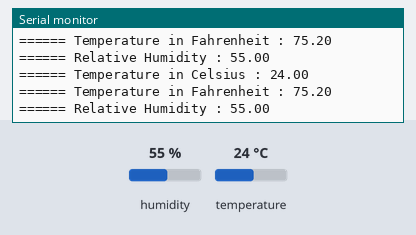
Bench run of a sketch on a simulated Arduino Uno, built with avr-gcc and run on an emulated ATmega328P. On the bench: the last lines printed to the serial monitor. Wiring (inferred from the names in the program): SHT3x sensor at I2C address 0x44. The inputs (shaded band) are chosen by the test bench; at power-on: humidity 55 %, temperature 24 °C.

Above: at 2.3 s.
2.4 s: humidity set to 22 %
At 3.5 s:
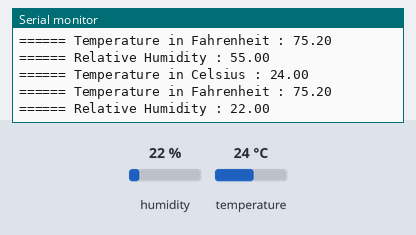
3.9 s: temperature set to 12 °C
At 5.2 s:
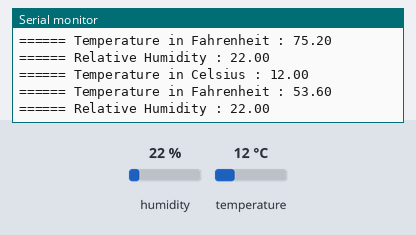
5.4 s: humidity set to 40 %
At 6.2 s:
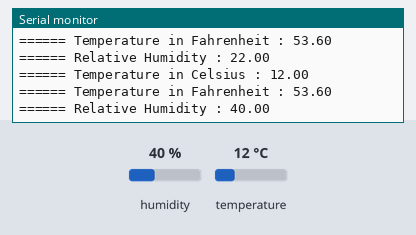
Timing chart, 0 to 8.4 s (numbered marks = the images above; inputs shaded):
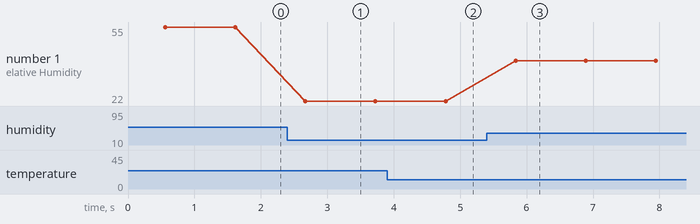

Measured:
- after the input at 2.4 s, the serial monitor: prints a new line after 0.27 s (image 1)
- after the input at 3.9 s, the serial monitor: prints a new line after 0.87 s (image 2)
- after the input at 5.4 s, the serial monitor: prints a new line after 0.44 s (image 3)
- plotted number 1: 55 → 22 after the input at 2.4 s, 22 → 40 after the input at 5.4 s

The sketch:

test_sht30.ino
```cpp
#include "SHT3X.h"

SHT3X objSHT30(0x44);

void setup()
{
  Serial.begin(115200);
}

void loop()
{
  if(objSHT30.get()==0)
  {
    Serial.print("====== Temperature in Celsius : ");
    Serial.println(objSHT30.cTemp);
    Serial.print("====== Temperature in Fahrenheit : ");
    Serial.println(objSHT30.fTemp);
    Serial.print("====== Relative Humidity : ");
    Serial.println(objSHT30.humidity);
    Serial.println();
  }
  else
  {
    Serial.println("Error!");
  }
  delay(500);
}
```

SHT3X.cpp
```cpp
#include "SHT3X.h"

SHT3X::SHT3X(uint8_t address)
{
	Wire.begin();
	_address=address;
}

byte SHT3X::get()
{
	unsigned int data[6];
	// Start I2C Transmission
	Wire.beginTransmission(_address);
	// Send measurement command
	Wire.write(0x2C);
	Wire.write(0x06);
	// Stop I2C transmission
	if (Wire.endTransmission()!=0)
		return 1;
	delay(500);
	// Request 6 bytes of data
	Wire.requestFrom(_address, 6);
	// Read 6 bytes of data
	// cTemp msb, cTemp lsb, cTemp crc, humidity msb, humidity lsb, humidity crc
	for (int i=0;i<6;i++)
	{
    data[i]=Wire.read();
	};
	delay(50);
	if (Wire.available()!=0)
		return 2;

	// Convert the data
	cTemp = ((((data[0] * 256.0) + data[1]) * 175) / 65535.0) - 45;
	fTemp = (cTemp * 1.8) + 32;
	humidity = ((((data[3] * 256.0) + data[4]) * 100) / 65535.0);
	return 0;
}
```

SHT3X.h
```cpp
#ifndef __SHT3X_H
#define __SHT3X_H

#if ARDUINO >= 100
 #include "Arduino.h"
#else
 #include "WProgram.h"
#endif

#include "Wire.h"

class SHT3X{
public:
	SHT3X(uint8_t address=0x45);
	byte get(void);
	float cTemp=0;
	float fTemp=0;
	float humidity=0;

private:
	uint8_t _address;

};


#endif
```
